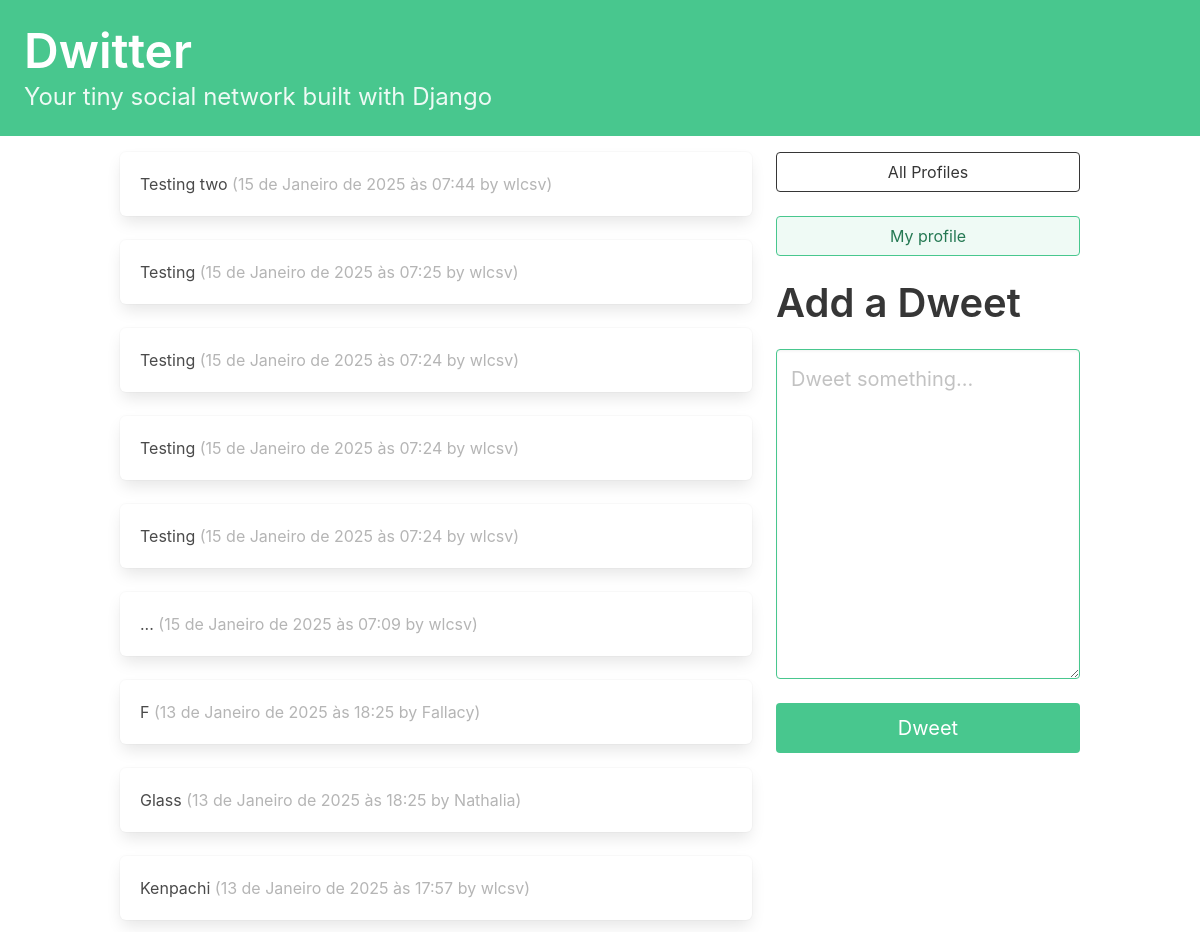
Before: / (signed in) with the older database file.
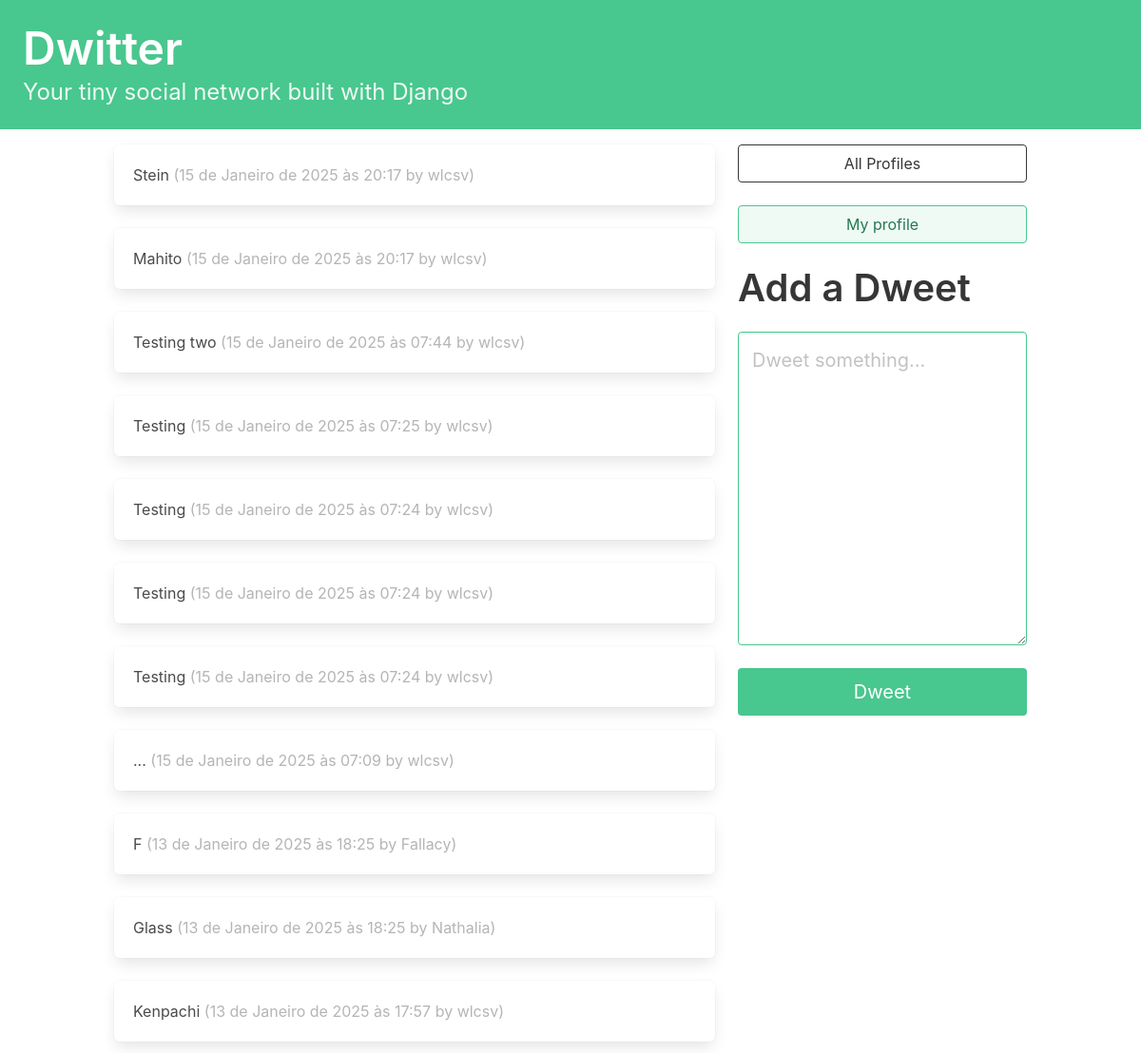
After: the same page with the newer database file.
### dwitter/models.py (models this page shows, shortened)
class Dweet(models.Model):
    user = models.ForeignKey(
        User, related_name="dweets", on_delete=models.DO_NOTHING
    )
    body = models.CharField(max_length=140)
    created_at = models.DateTimeField(auto_now_add=True)

### dwitter/views.py (the view)
# urls.py: path("", dashboard, name="dashboard"),
def dashboard(request):
    form = DweetForm(request.POST or None)
    if request.method == "POST":
        if form.is_valid():
            dweet = form.save(commit=False)
            dweet.user = request.user
            dweet.save()
            return redirect("dwitter:dashboard")
    followed_dweets = Dweet.objects.filter(
        user__profile__in = request.user.profile.follows.all()
    ).order_by("-created_at")
    return render(
        request,
        "dwitter/dashboard.html",
        {"form": form, "dweets": followed_dweets},
    )

### dwitter/forms.py
class DweetForm(forms.ModelForm):
    body = forms.CharField(
        required=True,
        widget=forms.widgets.Textarea(
            attrs = {
                "placeholder": "Dweet something...",
                "class": "textarea is-success is-medium",
            }
        ),
        label="",
    )
    class Meta:
        model = Dweet
        exclude = ("user", )

### dwitter/templates/dwitter/dashboard.html (shortened to what this page needs)
{% extends "base.html" %}
{% block content %}
<div class="column">
  {% for dweet in dweets %}
    <div class="box">
      {{ dweet.body }}
      <span class="is-small has-text-grey-light">
        ({{ dweet.created_at }} by {{ dweet.user.username }})
      </span>
    </div>
  {% endfor %}
</div>
<div class="column is-one-third">
  <div class="block">
    <a href="{% url 'dwitter:profile_list' %}">
      <button class="button is-dark is-outlined is-fullwidth">
        All Profiles
      </button>
    </a>
  </div>
  <div class="block">
    <a href="{% url 'dwitter:profile' request.user.profile.id %}">
      <button class="button is-success is-light is-outlined is-fullwidth">
        My profile
      </button>
    </a>
  </div>
  <div class="block">
    <div class="block">
      <h2 class="title is-2">Add a Dweet</p>
    </div>
    <div class="block">
      <form method="post">
        {{ form.as_p }}
        <button class="button is-success is-fullwidth is-medium mt-5"
                type="submit">Dweet
        </button>
      </form>
    </div>
  </div>
</div>
{% endblock content %}

Changed rows visible on the page:
added Dweet: body "Stein", created_at "15 de Janeiro de 2025 às 20:17", user.username "wlcsv"
added Dweet: body "Mahito", created_at "15 de Janeiro de 2025 às 20:17", user.username "wlcsv"
